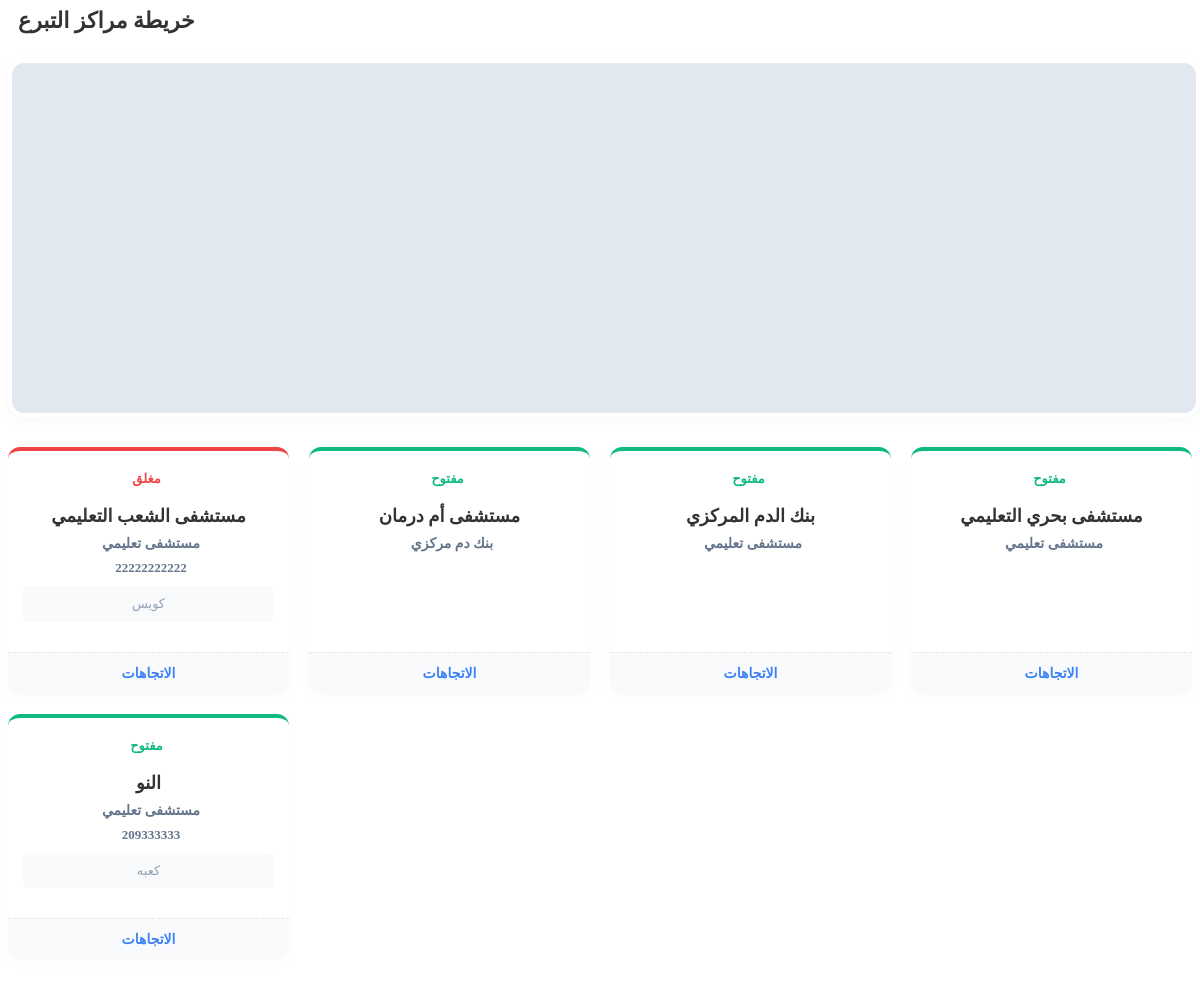
Screenshot of /user/centers.php with the database file from the repository.
### tables this page shows
CREATE TABLE `centers` (
  `id` int(11) NOT NULL,
  `name` varchar(150) NOT NULL,
  `description` text DEFAULT NULL,
  `type` enum('hospital','blood_bank') DEFAULT 'hospital',
  `phone` varchar(50) DEFAULT NULL,
  `created_at` timestamp NOT NULL DEFAULT current_timestamp(),
  `latitude` decimal(10,8) DEFAULT NULL,
  `longitude` decimal(11,8) DEFAULT NULL,
  `status` varchar(20) NOT NULL DEFAULT 'مفتوح'
);

### user/centers.php (the view, shortened to what this page needs)
<?php
$host = 'localhost';
$dbname = 'qatra_hayat';
$username = 'root';
$password = '';
try {
    $pdo = new PDO("mysql:host=$host;dbname=$dbname;charset=utf8mb4", $username, $password);
    $pdo->setAttribute(PDO::ATTR_ERRMODE, PDO::ERRMODE_EXCEPTION);
    $centers = $pdo->query("SELECT * FROM centers")->fetchAll(PDO::FETCH_ASSOC);
} catch(PDOException $e) {
    $centers = [];
}
?>
<h2 class="page-header-title">
    خريطة مراكز التبرع
</h2>
<div class="map-container">
    <iframe src="https://maps.google.com/maps?q=Khartoum,Sudan&t=&z=13&ie=UTF8&iwloc=&output=embed" allowfullscreen="" loading="lazy"></iframe>
</div>
<div class="centers-grid">
    <?php if(empty($centers)): ?>
        <p style="text-align: center; width: 100%;">لا توجد مراكز مسجلة حالياً في قاعدة البيانات.</p>
    <?php else: ?>
        <?php foreach($centers as $center): ?>
            <?php
                $is_open = ($center['status'] === 'مفتوح');
                $card_border_color = $is_open ? '#10B981' : '#EF4444';
            ?>
            <div class="center-card" style="border-top-color: <?php echo $card_border_color; ?>;">
                <div class="card-body">
                    <div class="center-status <?php echo $is_open ? 'status-open' : 'status-closed'; ?>">
                        <?php echo htmlspecialchars($center['status']); ?>
                    </div>
                    <h3 class="center-name"><?php echo htmlspecialchars($center['name']); ?></h3>
                    <div class="center-distance">
                        <?php echo $center['type'] === 'hospital' ? 'مستشفى تعليمي' : 'بنك دم مركزي'; ?>
                    </div>
                    <?php if(!empty($center['phone'])): ?>
                        <div class="center-phone">
                            <?php echo htmlspecialchars($center['phone']); ?>
                        </div>
                    <?php endif; ?>
                    <?php if(!empty($center['description']) && $center['description'] !== 'NULL'): ?>
                        <div class="center-description">
                            <?php echo htmlspecialchars($center['description']); ?>
                        </div>
                    <?php endif; ?>
                </div>
                <div class="card-footer">
                    <?php if(!empty($center['latitude']) && !empty($center['longitude'])): ?>
                        <a href="https://www.google.com/maps/search/?api=1&query=<?php echo $center['latitude']; ?>,<?php echo $center['longitude']; ?>" target="_blank" class="btn-action btn-directions">
                            <i class="fa-solid fa-location-arrow"></i> الاتجاهات
                        </a>
                    <?php else: ?>
                        <span style="padding: 12px; color: #94A3B8; font-size: 13px; text-align: center; width: 100%; font-weight: 600;">لا يتوفر موقع على الخريطة</span>
                    <?php endif; ?>
                </div>
            </div>
        <?php endforeach; ?>
    <?php endif; ?>
</div>

### user/centers.php (style rules this page uses)
.page-header-title { font-size: 22px; color: var(--text-main, #333); margin-bottom: 25px; font-weight: 800; display: flex; align-items: center; gap: 10px; }
.map-container { width: 100%; height: 350px; background-color: #E2E8F0; border-radius: 16px; overflow: hidden; margin-bottom: 30px; box-shadow: 0 4px 15px rgba(0,0,0,0.03); position: relative; border: 4px solid white; }
.map-container iframe { width: 100%; height: 100%; border: none; }
.centers-grid { display: grid; grid-template-columns: repeat(auto-fit, minmax(240px, 1fr)); gap: 20px; margin-bottom: 30px; }
.center-card { background-color: var(--card-bg, #fff); border-radius: 12px; box-shadow: 0 4px 15px rgba(0,0,0,0.02); overflow: hidden; display: flex; flex-direction: column; border-top: 4px solid var(--banner-green, #10B981); transition: transform 0.2s; }
.card-body { padding: 20px 15px; flex-grow: 1; text-align: center; }
.center-status { font-size: 13px; font-weight: 700; margin-bottom: 10px; }
.status-open { color: var(--banner-green, #10B981); }
.status-closed { color: var(--primary-red, #EF4444); }
.center-name { font-size: 18px; font-weight: 800; color: var(--text-main, #333); margin-bottom: 8px; }
.center-distance { font-size: 14px; color: var(--text-muted, #64748b); display: flex; align-items: center; justify-content: center; gap: 5px; font-weight: 600; margin-bottom: 8px; }
.center-phone { font-size: 13px; color: #64748b; font-weight: 600; direction: ltr; display: flex; align-items: center; justify-content: center; gap: 5px; margin-bottom: 10px; }
.center-description { font-size: 13px; color: #94A3B8; line-height: 1.5; margin-bottom: 10px; font-weight: 500; background-color: #F8FAFC; padding: 8px; border-radius: 6px; }
.card-footer { display: flex; border-top: 1px dashed #E2E8F0; background-color: #F8FAFC; }
.btn-action { flex: 1; padding: 12px 10px; text-align: center; font-weight: 800; font-size: 14px; text-decoration: none; cursor: pointer; border: none; font-family: inherit; transition: background 0.2s; }
.btn-directions { color: #3B82F6; background: transparent; width: 100%; display: block; }

### rows the page displays
centers: status "مغلق", name "مستشفى الشعب التعليمي", type "مستشفى تعليمي", phone "22222222222", description "كويس"
centers: status "مفتوح", name "مستشفى أم درمان", type "بنك دم مركزي"
centers: status "مفتوح", name "بنك الدم المركزي", type "مستشفى تعليمي"
centers: status "مفتوح", name "مستشفى بحري التعليمي", type "مستشفى تعليمي"
centers: status "مفتوح", name "النو", type "مستشفى تعليمي", phone "209333333", description "كعبه"
